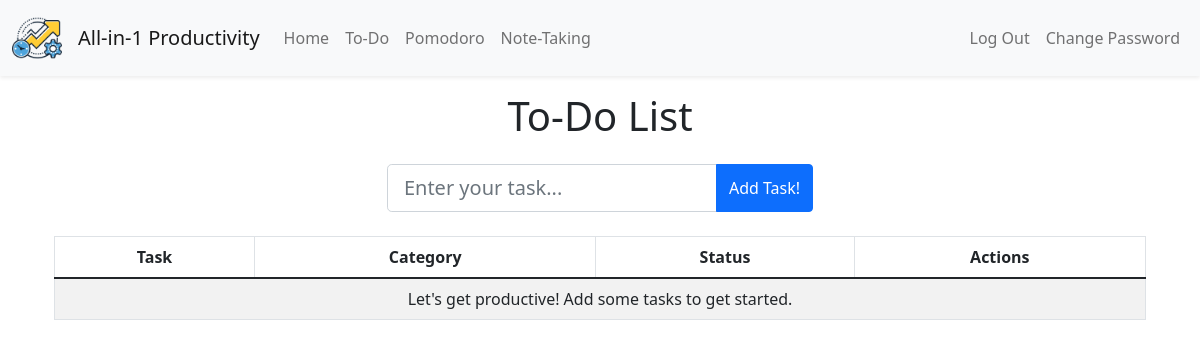
Before: /to_do (signed in) with the older database file.
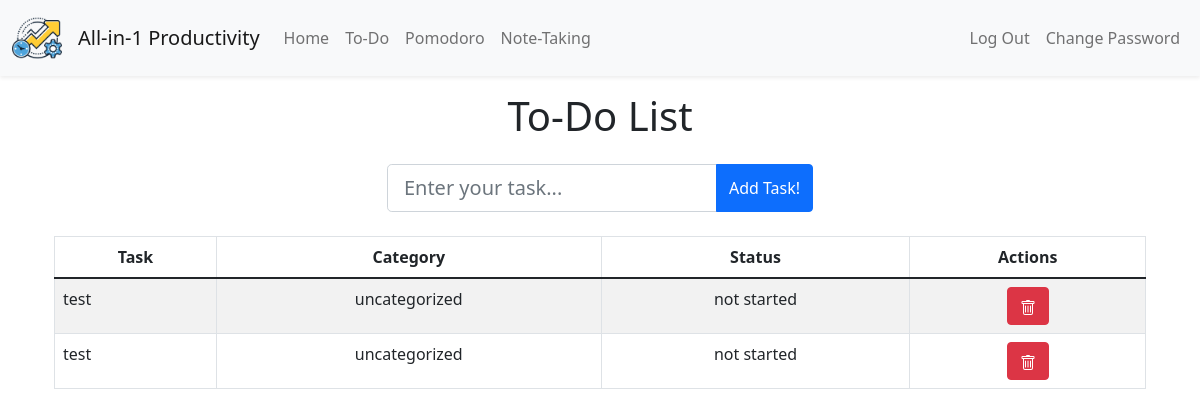
After: the same page with the newer database file.
### tables this page shows
CREATE TABLE 'todo' (id INTEGER PRIMARY KEY AUTOINCREMENT NOT NULL, todo TEXT NOT NULL, category TEXT NOT NULL DEFAULT 'uncategorized', status TEXT NOT NULL DEFAULT 'not started', user_id INTEGER, FOREIGN KEY (user_id) REFERENCES users(id));

### app.py (the view)
@app.route('/to_do', methods=["GET"])
def to_do():
    tasks = db.execute("SELECT * FROM todo WHERE user_id = ?", session["user_id"])
    return render_template("to_do.html", tasks=tasks)

### app.py (called while the page is built)
@app.after_request
def after_request(response):
    response.headers["Cache-Control"] = "no-cache, no-store, must-revalidate"
    response.headers["Expires"] = 0
    response.headers["Pragma"] = "no-cache"
    return response

### templates/to_do.html (shortened to what this page needs)
{% extends "layout.html" %}
{% block main %}
<section class="to-do-container container d-flex flex-column align-items-center justify-content-center">
  <h1 class="text-center mb-4">To-Do List</h1>
    <form action="/add_task" method="POST" class="mb-4">
      <div class="input-group">
        <input type="text" class="form-control form-control-lg" placeholder="Enter your task..." name="task">
        <button type="submit" class="btn btn-primary">Add Task!</button>
      </div>
    </form>
  <table class="table table-striped table-bordered">
    <thead>
      <tr>
        <th class="text-center">Task</th>
        <th class="text-center">Category</th>
        <th class="text-center">Status</th>
        <th class="text-center">Actions</th>
      </tr>
    </thead>
    <tbody>
      {% if not tasks %}
        <tr>
          <td class="text-center" colspan="4">
            Let's get productive! Add some tasks to get started.
          </td>
        </tr>
      {% else %}
        {% for row in tasks %}
          <tr>
            <td class="text-start">{{ row.todo }}</td>
            <td class="text-center">
              {{ row.category }}
            </td>
            <td class="text-center">
              {% if row.status == "completed" %}
                <span class="badge bg-success">Completed</span>
              {% elif row.status == "pending" %}
                <span class="badge bg-warning">Pending</span>
              {% else %}
                {{ row.status }}
              {% endif %}
            </td>
          <td class="text-center">
            <form action="/del_task" method="POST">
              <button type="submit" class="btn btn-danger" onclick="return confirm('Are you sure you want to delete this task?')">
              </button>
            </form>
          </td>
          </tr>
        {% endfor %}
      {% endif %}
    </tbody>
  </table>
</section>
{% endblock %}

### templates/layout.html (shortened to what this page needs)
<!DOCTYPE html>
<html>
<head>
  <link href="https://cdn.jsdelivr.net/npm/bootstrap@5.1.3/dist/css/bootstrap.min.css" rel="stylesheet">
</head>
<body>
  <nav class="navbar navbar-expand-md navbar-light bg-light shadow-sm">
    <div class="container-fluid">
        <img class="navbar-brand" src="/static/ico.png" alt="All-in-1 Productivity Icon" width="50">
      <a class="navbar-brand" href="/"> All-in-1 Productivity</a>
      <div class="collapse navbar-collapse" id="navbarSupportedContent">
        <ul class="navbar-nav me-auto mb-2 mb-lg-0">
          <li class="nav-item">
            <a class="nav-link" aria-current="page" href="/">Home</a>
          </li>
          {% if session["user_id"] %}
            <li class="nav-item">
              <a class="nav-link" href="/to_do">To-Do</a>
            </li>
            <li class="nav-item">
              <a class="nav-link" href="/pomodoro">Pomodoro</a>
            </li>
            <li class="nav-item">
              <a class="nav-link" href="/note">Note-Taking</a>
            </li>
          {% endif %}
        </ul>
        <ul class="navbar-nav ms-auto mb-2 mb-lg-0">
          {% if session["user_id"] %}
            <li class="nav-item">
              <a class="nav-link" href="/logout">Log Out</a>
            </li>
            <li class="nav-item">
              <a class="nav-link" href="/changepassword">Change Password</a>
            </li>
          {% endif %}
        </ul>
      </div>
    </div>
  </nav>
  <main class="container mt-3"> {% block main %}
    {% endblock %}
  </main>
</body>
</html>

Changed rows visible on the page:
added todo: todo "test", category "uncategorized", status "not started"
added todo: todo "test", category "uncategorized", status "not started"
Other visible differences:
text no longer shown: "Let's get productive! Add some tasks to get started."
